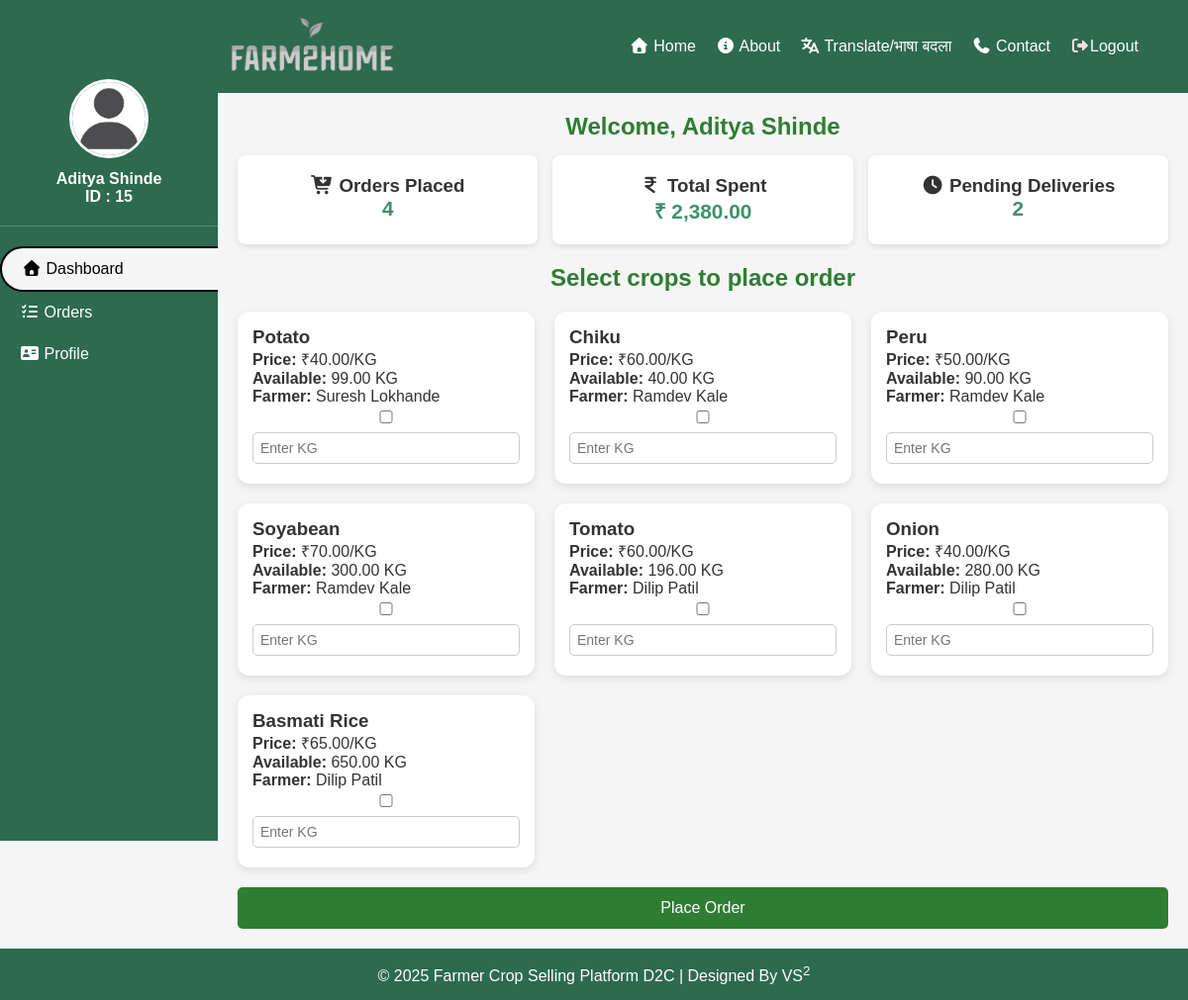
Page /buyer.php (signed in) on the committed database.
### tables this page shows
CREATE TABLE `buyer` (
  `buyer_id` int(11) NOT NULL,
  `buyer_name` varchar(30) NOT NULL,
  `buyer_age` int(11) NOT NULL,
  `buyer_gender` enum('M','F','O') DEFAULT NULL,
  `buyer_address` varchar(200) NOT NULL,
  `city` varchar(15) DEFAULT NULL,
  `state` varchar(15) DEFAULT NULL,
  `pin_code` varchar(6) NOT NULL CHECK (`pin_code` regexp '^[0-9]{6}$'),
  `buyer_aadhar_no` varchar(12) NOT NULL CHECK (`buyer_aadhar_no` regexp '^[0-9]{12}$'),
  `buyer_pan_no` varchar(10) NOT NULL CHECK (`buyer_pan_no` regexp '^[A-Z]{5}[0-9]{4}[A-Z]{1}$'),
  `buyer_contact_no` varchar(15) NOT NULL CHECK (`buyer_contact_no` regexp '^[6-9][0-9]{9}$'),
  `buyer_mail_id` varchar(40) NOT NULL,
  `time_of_registration` timestamp NOT NULL DEFAULT current_timestamp(),
  `buyer_username` varchar(20) NOT NULL,
  `buyer_password` char(20) NOT NULL
);

CREATE TABLE `crop` (
  `crop_id` int(11) NOT NULL,
  `crop_category` enum('Vegetable','Fruit','Cereal','Pulses','Oilseed','Spices','Mixed') NOT NULL DEFAULT 'Mixed',
  `crop_name` varchar(30) NOT NULL,
  `crop_quantity_in_kg` decimal(10,2) NOT NULL CHECK (`crop_quantity_in_kg` > 0),
  `crop_price_per_kg` decimal(10,2) NOT NULL CHECK (`crop_price_per_kg` > 0),
  `crop_description` text DEFAULT NULL,
  `crop_status` enum('available','sold') NOT NULL DEFAULT 'available',
  `crop_harvest_date` date NOT NULL,
  `best_before_days` int(11) NOT NULL CHECK (`best_before_days` > 0),
  `farmer_id` int(11) DEFAULT NULL
);

CREATE TABLE `farmer` (
  `farmer_id` int(11) NOT NULL,
  `farmer_name` varchar(30) NOT NULL,
  `farmer_age` int(11) NOT NULL,
  `farmer_gender` enum('M','F','O') DEFAULT NULL,
  `farmer_address` varchar(200) NOT NULL,
  `city` varchar(15) DEFAULT NULL,
  `state` varchar(15) DEFAULT NULL,
  `pin_code` varchar(6) NOT NULL CHECK (`pin_code` regexp '^[0-9]{6}$'),
  `farmer_aadhar_no` varchar(12) NOT NULL CHECK (`farmer_aadhar_no` regexp '^[0-9]{12}$'),
  `farmer_pan_no` varchar(10) NOT NULL CHECK (`farmer_pan_no` regexp '^[A-Z]{5}[0-9]{4}[A-Z]{1}$'),
  `farmer_contact_no` varchar(15) NOT NULL CHECK (`farmer_contact_no` regexp '^[6-9][0-9]{9}$'),
  `farmer_mail_id` varchar(40) NOT NULL,
  `time_of_registration` timestamp NOT NULL DEFAULT current_timestamp(),
  `farmer_username` varchar(20) NOT NULL,
  `farmer_password` char(255) NOT NULL
);

### buyer.php (the view, shortened to what this page needs)
<?php
    include 'db.php';
    $username = $_SESSION['username'];
    $sql = "SELECT buyer_name FROM buyer WHERE buyer_username = ?";
    $stmt = $conn->prepare($sql);
    $stmt->bind_param("s", $username);
    $stmt->execute();
    $result = $stmt->get_result();
    if ($row = $result->fetch_assoc()) {
        $buyer_name = $row['buyer_name'];
    } else {
        $buyer_name = "Unknown buyer";
    }
    $sql = "SELECT buyer_id FROM buyer WHERE buyer_username = ?";
    $stmt = $conn->prepare($sql);
    $stmt->bind_param("s", $username);
    $stmt->execute();
    $result = $stmt->get_result();
    if ($row = $result->fetch_assoc()) {
        $buyer_id = $row['buyer_id'];
    } else {
        $buyer_id =0;
    }
    $sql_orders = "SELECT COUNT(*) AS total_orders
                FROM orders
                WHERE buyer_id = ?";
    $stmt = $conn->prepare($sql_orders);
    $stmt->bind_param("i", $buyer_id);
    $stmt->execute();
    $res = $stmt->get_result();
    $row = $res->fetch_assoc();
    $total_orders = $row['total_orders'] ?? 0;
    $sql_pending = "SELECT COUNT(*) AS pending_count
                    FROM orders
                    WHERE buyer_id = ?
                    AND order_status = 'Pending'";
    $stmt = $conn->prepare($sql_pending);
    $stmt->bind_param("i", $buyer_id);
    $stmt->execute();
    $res = $stmt->get_result();
    $row = $res->fetch_assoc();
    $pending_deliveries = $row['pending_count'] ?? 0;
    $sql_spent = "SELECT SUM(total_price) AS spent
                FROM orders
                WHERE buyer_id = ?";
    $stmt = $conn->prepare($sql_spent);
    $stmt->bind_param("i", $buyer_id);
    $stmt->execute();
    $res = $stmt->get_result();
    $row = $res->fetch_assoc();
    $total_spent = $row['spent'] ?? 0;
?>
<!DOCTYPE html>
<html lang="en">
<head>
    <link rel="stylesheet" href="dashboard-style.css">
    <link rel="stylesheet" href="style.css">
    <link rel="stylesheet" href="https://cdnjs.cloudflare.com/ajax/libs/font-awesome/7.0.1/css/all.min.css">
</head>
<body>
    <header>
        <div class="logo"><img src="img\logo.png" alt="logo here"></div>
        <nav>
            <ul>
                <li><a href="index.php"><i class="fa-solid fa-house"></i> Home</a></li>
                <li><a href="index.php"><i class=" fa-solid fa-circle-info"></i> About</a></li>
                <li><a href="#translate"><i class="fa-solid fa-language"></i> Translate/भाषा बदला</a></li>
                <li><a href="#"><i class="fa-solid fa-phone"></i> Contact</a></li>
                <li class="logout-link">
                    <form action="logout.php" method="POST" class="logout">
                        <i class="fa-solid fa-right-from-bracket"></i><a href="index.php">Logout</a>
                    </form>
                </li>
            </ul>
        </nav>
    </header>
    <aside class="sidebar" id="sidebar">
        <div class="profile-section">
            <img src="img/user.png" alt="User" class="user-image">
            <h3 class="farmer-name"> <?php echo htmlspecialchars($buyer_name); ?></h3>
            <h3 class="farmer-name"> ID : <?php echo htmlspecialchars($buyer_id); ?></h3>
        </div>
        <ul>
            <li class="active" onclick="showSection('dashboard', event)"><i class="fa-solid fa-house"></i> Dashboard</li>
            <li onclick="showSection('orders', event)"><i class="fa-solid fa-list-check"></i> Orders</li>
            <li onclick="showSection('profile', event)"><i class="fa-solid fa-address-card"></i> Profile</li>
        </ul>
    </aside>
    <main class="main-content">
        <section id="dashboard" class="content-section active">
           <h2>Welcome, <?php echo htmlspecialchars($buyer_name); ?></h2>
            <div class="stats-cards">
                <div class="card">
                    <h3><i class="fa-solid fa-cart-arrow-down"></i> Orders Placed</h3>
                    <p><?php echo $total_orders; ?></p>
                </div>
                <div class="card">
                    <h3><i class="fa-solid fa-indian-rupee-sign"></i> Total Spent</h3>
                    <p>₹ <?php echo number_format($total_spent,2); ?></p>
                </div>
                <div class="card">
                    <h3><i class="fa-solid fa-clock"></i> Pending Deliveries</h3>
                    <p><?php echo $pending_deliveries; ?></p>
                </div>
            </div>
            <h2>Select crops to place order</h2>
            <form method="POST" id="orderForm">
                <div class="crop-grid">
                    <?php
                    $sql = "SELECT crop.crop_id, crop.crop_name, crop.crop_price_per_kg, crop.crop_quantity_in_kg, farmer.farmer_name
                            FROM crop
                            INNER JOIN farmer ON crop.farmer_id = farmer.farmer_id
                            WHERE crop.crop_status='available'";
                    $result = mysqli_query($conn, $sql);
                    while ($row = mysqli_fetch_assoc($result)) { ?>
                        <div class="crop-card">
                            <h3><?php echo $row['crop_name']; ?></h3>
                            <p><strong>Price:</strong> ₹<?php echo $row['crop_price_per_kg']; ?>/KG</p>
                            <p><strong>Available:</strong> <?php echo $row['crop_quantity_in_kg']; ?> KG</p>
                            <p><strong>Farmer:</strong> <?php echo $row['farmer_name']; ?></p>
                            <input type="checkbox"
                                name="selected_crops[]"
                                value="<?php echo $row['crop_id']; ?>">
                            <input type="number"
                                name="qty[<?php echo $row['crop_id']; ?>]"
                                class="order-input"
                                min="1"
                                max="<?php echo $row['crop_quantity_in_kg']; ?>"
                                step="0.5"
                                placeholder="Enter KG">
                        </div>
                    <?php } ?>
                </div>
                <button type="button" onclick="showPaymentWindow()">Place Order</button>
            </form>
        </section>
    </main>
    <footer>
        <p>© 2025 Farmer Crop Selling Platform D2C | Designed By VS<sup>2</sup> </p>
    </footer>
</body>
</html>

### dashboard-style.css (style rules this page uses)
* { margin: 0; padding: 0; box-sizing: border-box; font-family: Arial, sans-serif; }
body { background: #f5f5f5; color: #333; }
.sidebar { width: 220px; background: #2d6a4f; color: #fff; height: 100vh; position: fixed; top: 50px; left: 0; padding-top: 20px; transition: transform 0.3s ease; }
.profile-section { text-align: center; padding: 10px 0 20px; border-bottom: 1px solid rgba(255, 255, 255, 0.2); }
.user-image { width: 80px; height: 80px; border-radius: 50%; border: 3px solid #fff; margin-bottom: 8px; }
.farmer-name { font-size: 1rem; font-weight: bold; }
.sidebar ul { list-style: none; margin-top: 20px; }
.sidebar li { padding: 12px 20px; cursor: pointer; }
.sidebar li:hover, .sidebar li.active { background: #f5f5f5; border-top-left-radius: 50px; border-bottom-left-radius: 50px; border-width: 2px 0 2px 2px; border-style: solid; border-color: #000; color: #000; }
.logout-link { color: #ffdddd; }
.main-content { margin-left: 220px; padding: 20px; }
.content-section { display: none; }
.content-section.active { display: block; }
h2 { margin-bottom: 15px; }
.stats-cards { display: grid; grid-template-columns: repeat(auto-fit, minmax(180px, 1fr)); gap: 15px; margin-bottom: 20px; }
.card { background: #fff; padding: 20px; text-align: center; border-radius: 8px; box-shadow: 0 2px 6px rgba(0, 0, 0, 0.1); transition: transform 0.3s ease, box-shadow 0.3s ease; }
.card p { font-size: 1.3rem; font-weight: bold; color: #40916c; }
h2 { text-align: center; color: #2e7d32; }
input, textarea, select { width: 100%; padding: 10px; margin-top: 5px; border: 1px solid #ccc; border-radius: 5px; font-size: 14px; }
button { background-color: #2e7d32; color: white; padding: 12px 20px; border: none; border-radius: 5px; margin-top: 20px; width: 100%; cursor: pointer; font-size: 16px; }

### style.css (style rules this page uses)
* { margin: 0; padding: 0; box-sizing: border-box; font-family: Arial, sans-serif; }
header { background-color: #2d6a4f; color: white; display: flex; justify-content: space-between; align-items: center; padding: 15px 50px; }
nav ul { list-style: none; display: flex; gap: 20px; }
nav ul li a { text-decoration: none; color: white; font-weight: 500; transition-duration: 0.5s; }
footer { background-color: #2d6a4f; color: white; text-align: center; padding: 15px 0; }

### buyer.php (style rules this page uses)
.logo img { height: 60px; width: auto; margin-left: 180px; }
.crop-grid { display: grid; grid-template-columns: repeat(auto-fit, minmax(260px, 1fr)); gap: 20px; margin-top: 20px; }
.crop-card { background: white; padding: 15px; border-radius: 12px; box-shadow: 0 3px 8px rgba(0,0,0,0.1); }
.order-input { width: 100%; padding: 7px; margin: 5px 0; border-radius: 5px; }

### rows in the picture
buyer: buyer_name "Aditya Shinde", buyer_id "15"
crop: crop_name "Potato", crop_price_per_kg "40.00", crop_quantity_in_kg "99.00", farmer.farmer_name "Suresh Lokhande"
crop: crop_name "Chiku", crop_price_per_kg "60.00", crop_quantity_in_kg "40.00", farmer.farmer_name "Ramdev Kale"
crop: crop_name "Peru", crop_price_per_kg "50.00", crop_quantity_in_kg "90.00", farmer.farmer_name "Ramdev Kale"
crop: crop_name "Soyabean", crop_price_per_kg "70.00", crop_quantity_in_kg "300.00", farmer.farmer_name "Ramdev Kale"
crop: crop_name "Tomato", crop_price_per_kg "60.00", crop_quantity_in_kg "196.00", farmer.farmer_name "Dilip Patil"
crop: crop_name "Onion", crop_price_per_kg "40.00", crop_quantity_in_kg "280.00", farmer.farmer_name "Dilip Patil"
crop: crop_name "Basmati Rice", crop_price_per_kg "65.00", crop_quantity_in_kg "650.00", farmer.farmer_name "Dilip Patil"

### other values in the picture
$total_orders "4"
$total_spent "2,380.00"
$pending_deliveries "2"
